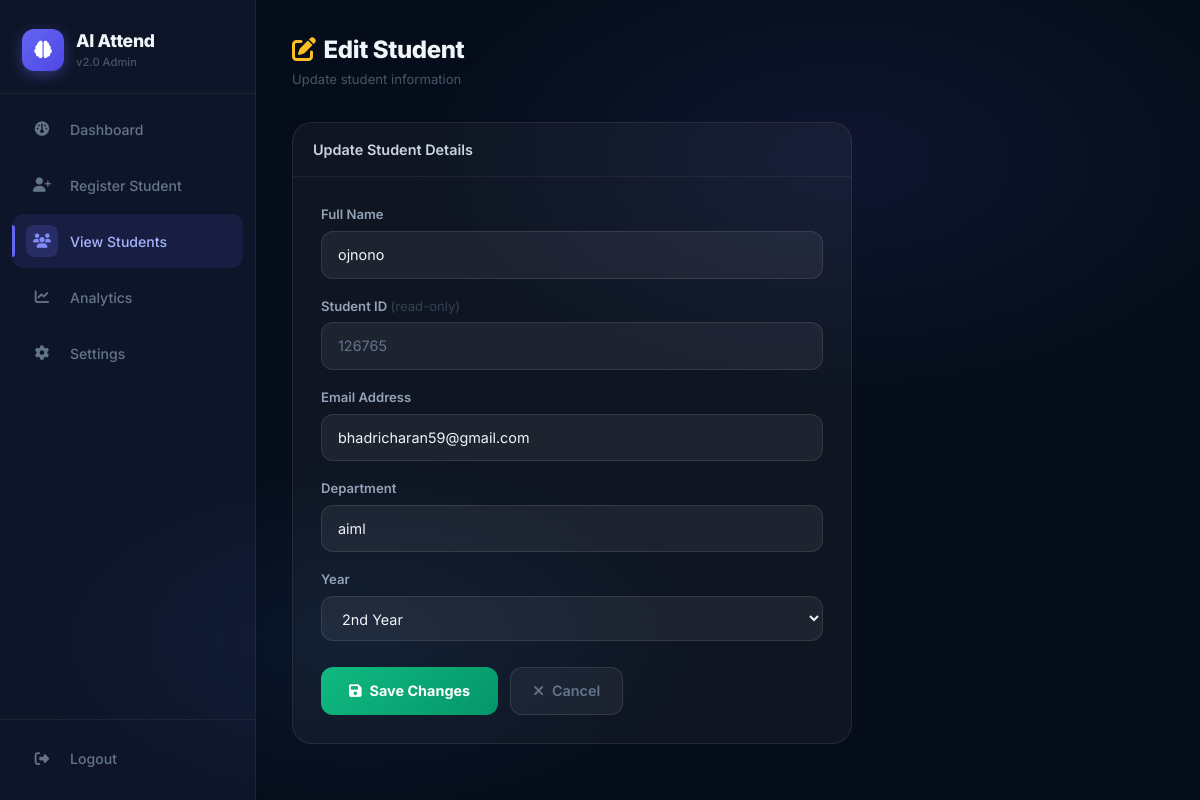
Page /edit_student/22 (signed in) on the committed database.
### tables this page shows
CREATE TABLE students (

    id INTEGER PRIMARY KEY AUTOINCREMENT,

    student_name TEXT,
    student_id TEXT UNIQUE,
    password TEXT,
    department TEXT,
    year TEXT
, email TEXT DEFAULT '');

### backend/app.py (the view, shortened to what this page needs)
@app.route("/edit_student/<int:sid>", methods=["GET", "POST"])
def edit_student(sid):
    if "admin" not in session:
        return redirect("/login")
    conn = get_db()
    student = conn.execute("SELECT * FROM students WHERE id=?", (sid,)).fetchone()
    conn.close()
    return render_template("edit_student.html", student=student)

### backend/app.py (called while the page is built)
def get_db():
    conn = sqlite3.connect(DB_PATH, timeout=30)
    conn.row_factory = sqlite3.Row
    return conn

### frontend/templates/edit_student.html (shortened to what this page needs)
<!DOCTYPE html>
<html lang="en">
<head>
<link href="https://cdn.jsdelivr.net/npm/bootstrap@5.3.3/dist/css/bootstrap.min.css" rel="stylesheet">
<link href="https://cdnjs.cloudflare.com/ajax/libs/font-awesome/6.5.1/css/all.min.css" rel="stylesheet">
<link href="{{ url_for('static', filename='dashboard.css') }}" rel="stylesheet">
</head>
<body>
<div class="dash-layout">
  <aside class="sidebar">
    <div class="sidebar-brand">
      <div class="brand-icon"><i class="fa-solid fa-brain"></i></div>
      <div><div class="brand-text">AI Attend</div><div class="brand-ver">v2.0 Admin</div></div>
    </div>
    <nav>
      <a href="/dashboard" class="nav-link"><span class="nav-icon"><i class="fa-solid fa-gauge"></i></span>Dashboard</a>
      <a href="/register"  class="nav-link"><span class="nav-icon"><i class="fa-solid fa-user-plus"></i></span>Register Student</a>
      <a href="/students"  class="nav-link active"><span class="nav-icon"><i class="fa-solid fa-users"></i></span>View Students</a>
      <a href="/analytics" class="nav-link"><span class="nav-icon"><i class="fa-solid fa-chart-line"></i></span>Analytics</a>
      <a href="/settings"  class="nav-link"><span class="nav-icon"><i class="fa-solid fa-gear"></i></span>Settings</a>
    </nav>
    <div class="sidebar-footer">
      <a href="/logout" class="nav-link nav-logout"><span class="nav-icon"><i class="fa-solid fa-right-from-bracket"></i></span>Logout</a>
    </div>
  </aside>
  <main class="dash-main">
    <div class="dash-topbar">
      <div>
        <div class="topbar-title"><i class="fa-solid fa-pen-to-square me-2" style="color:#fbbf24;"></i>Edit Student</div>
        <div class="topbar-sub">Update student information</div>
      </div>
    </div>
    <div class="panel" style="max-width:560px;position:relative;z-index:1;">
      <div class="panel-header">Update Student Details</div>
      <div style="padding:28px;">
        <form method="POST">
          <div style="margin-bottom:18px;">
            <label class="set-label">Full Name</label>
            <input type="text" name="student_name" class="set-input" value="{{ student[1] }}" required>
          </div>
          <div style="margin-bottom:18px;">
            <label class="set-label">Student ID <span style="color:#334155;font-weight:400;">(read-only)</span></label>
            <input type="text" class="set-input" value="{{ student[2] }}" readonly>
          </div>
          <div style="margin-bottom:18px;">
            <label class="set-label">Email Address</label>
            <input type="email" name="email" class="set-input" value="{{ student[6] if student[6] else '' }}" placeholder="student@example.com">
          </div>
          <div style="margin-bottom:18px;">
            <label class="set-label">Department</label>
            <input type="text" name="department" class="set-input" value="{{ student[4] }}" required>
          </div>
          <div style="margin-bottom:26px;">
            <label class="set-label">Year</label>
            <select name="year" class="set-select" required>
              {% for yr in ['1st Year','2nd Year','3rd Year','4th Year'] %}
              <option {% if student[5]==yr %}selected{% endif %}>{{ yr }}</option>
              {% endfor %}
            </select>
          </div>
          <div style="display:flex;gap:12px;flex-wrap:wrap;">
            <button type="submit" class="btn-save"><i class="fa-solid fa-floppy-disk"></i> Save Changes</button>
            <a href="/students" class="btn-cancel"><i class="fa-solid fa-xmark"></i> Cancel</a>
          </div>
        </form>
      </div>
    </div>
  </main>
</div>
</body>
</html>

### frontend/static/dashboard.css (style rules this page uses)
*, *::before, *::after { box-sizing: border-box; }
body { margin: 0; font-family: 'Inter', 'Segoe UI', sans-serif; background: #060d1a; color: #e2e8f0; min-height: 100vh; }
.dash-layout { display: flex; min-height: 100vh; }
.sidebar { width: 256px; background: rgba(15,23,42,0.95); backdrop-filter: blur(20px); border-right: 1px solid rgba(255,255,255,0.06); display: flex; flex-direction: column; padding: 0; flex-shrink: 0; position: sticky; top: 0; height: 100vh; overflow-y: auto; }
.sidebar-brand { display: flex; align-items: center; gap: 12px; padding: 28px 22px 22px; border-bottom: 1px solid rgba(255,255,255,0.06); }
.sidebar-brand .brand-icon { width: 42px; height: 42px; background: linear-gradient(135deg, #6366f1, #4f46e5); border-radius: 12px; display: flex; align-items: center; justify-content: center; font-size: 1.1rem; color: #fff; flex-shrink: 0; box-shadow: 0 4px 14px rgba(99,102,241,.4); }
.sidebar-brand .brand-text { font-size: 1.1rem; font-weight: 800; color: #f1f5f9; letter-spacing: -.3px; }
.sidebar-brand .brand-ver { font-size: .7rem; color: #475569; font-weight: 500; }
.sidebar nav { flex: 1; padding: 8px 12px; }
.sidebar .nav-link { display: flex; align-items: center; gap: 12px; color: #64748b; text-decoration: none; padding: 11px 14px; border-radius: 12px; font-size: .88rem; font-weight: 500; transition: background .2s, color .2s; margin-bottom: 2px; position: relative; }
.sidebar .nav-link .nav-icon { width: 32px; height: 32px; border-radius: 8px; background: transparent; display: flex; align-items: center; justify-content: center; font-size: .9rem; transition: background .2s; flex-shrink: 0; }
.sidebar .nav-link.active { background: rgba(99,102,241,.12); color: #a5b4fc; }
.sidebar .nav-link.active .nav-icon { background: rgba(99,102,241,.2); color: #818cf8; }
.sidebar .nav-link.active::before { content: ''; position: absolute; left: 0; top: 20%; bottom: 20%; width: 3px; background: #6366f1; border-radius: 0 3px 3px 0; }
.sidebar-footer { padding: 12px; border-top: 1px solid rgba(255,255,255,0.06); }
.sidebar .nav-logout { color: #64748b; }
.dash-main { flex: 1; padding: 32px 36px; overflow-y: auto; background: transparent; }
.dash-main::before { content: ''; position: fixed; inset: 0; background: radial-gradient(ellipse 60% 50% at 70% 20%, rgba(99,102,241,0.1) 0%, transparent 60%), radial-gradient(ellipse 50% 40% at 30% 80%, rgba(59,130,246,0.08) 0%, transparent 60%); pointer-events: none; z-index: 0; }
.dash-topbar { display: flex; justify-content: space-between; align-items: center; flex-wrap: wrap; gap: 16px; margin-bottom: 32px; position: relative; z-index: 1; }
.topbar-title { font-size: 1.5rem; font-weight: 800; color: #f1f5f9; letter-spacing: -.4px; }
.topbar-sub { font-size: .82rem; color: #475569; margin-top: 2px; }
.panel { background: rgba(255,255,255,0.04); border: 1px solid rgba(255,255,255,0.08); border-radius: 20px; overflow: hidden; }
.panel-header { display: flex; justify-content: space-between; align-items: center; padding: 16px 20px; border-bottom: 1px solid rgba(255,255,255,0.06); font-weight: 600; font-size: .9rem; color: #cbd5e1; }

### frontend/templates/edit_student.html (style rules this page uses)
.set-label { color:#94a3b8;font-size:.82rem;font-weight:600;margin-bottom:6px;display:block; }
.set-input,.set-select { width:100%;background:rgba(255,255,255,.06);border:1px solid rgba(255,255,255,.1);border-radius:12px;color:#f1f5f9;padding:12px 16px;font-size:.9rem;font-family:inherit;outline:none;transition:border-color .25s,box-shadow .25s; }
.set-input::placeholder { color:#334155; }
.set-select option { background:#1e293b; }
.set-input[readonly] { color:#64748b;cursor:not-allowed; }
.btn-save { background:linear-gradient(135deg,#10b981,#059669);color:#fff;border:none;border-radius:12px;padding:12px 28px;font-size:.9rem;font-weight:700;font-family:inherit;cursor:pointer;transition:opacity .2s;display:inline-flex;align-items:center;gap:8px; }
.btn-cancel { display:inline-flex;align-items:center;gap:8px;background:rgba(255,255,255,.05);border:1px solid rgba(255,255,255,.1);color:#64748b;border-radius:12px;padding:12px 22px;font-size:.9rem;font-weight:600;text-decoration:none;transition:background .2s,color .2s; }

### rows in the picture
students: student_name "ojnono", student "126765", email "bhadricharan59@gmail.com", department "aiml", year "2nd Year"
